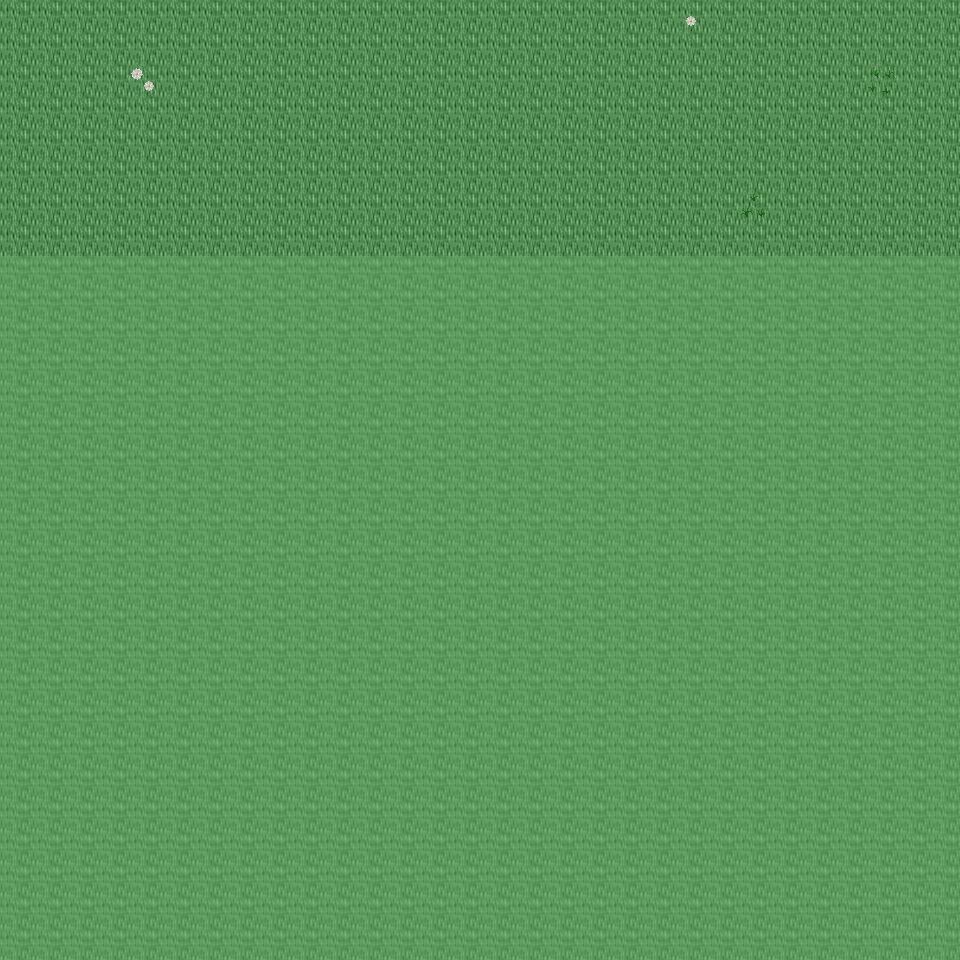

This game map was drawn from its Tiled (.tmx) file and the tilesets committed beside it. A one-line description and the trimmed map source follow:
An orthogonal 30x30 tile map with 32x32 px tiles, 6 tile layers (Ground, Object, Object2, Above, ...), 26 tilesets and 3 objects (3x mapchange).

<map version="1.0" orientation="orthogonal" renderorder="right-down" width="30" height="30" tilewidth="32" tileheight="32" nextobjectid="4">
  <tileset firstgid="1" name="tileset_ground_ground" tilewidth="32" tileheight="32" tilecount="33" columns="3">
    <image source="../drawable/tileset_ground_ground.png" width="96" height="352" />
  </tileset>
  <tileset firstgid="34" name="tileset_ground_ice_ice" tilewidth="32" tileheight="32" tilecount="3" columns="3">
    <image source="../drawable/tileset_ground_ice_ice.png" width="96" height="32" />
  </tileset>
  <tileset firstgid="37" name="tileset_plant_flower_daisy_white" tilewidth="32" tileheight="32" tilecount="8" columns="2">
    <image source="../drawable/tileset_plant_flower_daisy_white.png" width="64" height="128" />
  </tileset>
  <tileset firstgid="45" name="tileset_ground_rock_pebbles" tilewidth="32" tileheight="32" tilecount="3" columns="1">
    <image source="../drawable/tileset_ground_rock_pebbles.png" width="32" height="96" />
  </tileset>
  <tileset firstgid="48" name="tileset_plant_grasses" tilewidth="32" tileheight="32" tilecount="6" columns="3">
    <image source="../drawable/tileset_plant_grasses.png" width="96" height="64" />
  </tileset>
  <tileset firstgid="54" name="tileset_plant_leaves" tilewidth="32" tileheight="32" tilecount="8" columns="4">
    <image source="../drawable/tileset_plant_leaves.png" width="128" height="64" />
  </tileset>
  <tileset firstgid="62" name="tileset_ground_grass_edges" tilewidth="32" tileheight="32" tilecount="36" columns="12">
    <image source="../drawable/tileset_ground_grass_edges.png" width="384" height="96" />
  </tileset>
  <tileset firstgid="98" name="tileset_plant_flower_daisy_yellow" tilewidth="32" tileheight="32" tilecount="8" columns="2">
    <image source="../drawable/tileset_plant_flower_daisy_yellow.png" width="64" height="128" />
  </tileset>
  <tileset firstgid="106" name="tileset_plant_bush_bushes" tilewidth="32" tileheight="32" tilecount="10" columns="5">
    <image source="../drawable/tileset_plant_bush_bushes.png" width="160" height="64" />
  </tileset>
  <tileset firstgid="116" name="tileset_plant_stump_stump_brown" tilewidth="32" tileheight="32" tilecount="4" columns="2">
    <image source="../drawable/tileset_plant_stump_stump_brown.png" width="64" height="64" />
  </tileset>
  <tileset firstgid="120" name="tileset_plant_stump_stump_green" tilewidth="32" tileheight="32" tilecount="4" columns="2">
    <image source="../drawable/tileset_plant_stump_stump_green.png" width="64" height="64" />
  </tileset>
  <tileset firstgid="124" name="tileset_item_pot_pot_golden" tilewidth="32" tileheight="32" tilecount="4" columns="4">
    <image source="../drawable/tileset_item_pot_pot_golden.png" width="128" height="32" />
  </tileset>
  <tileset firstgid="128" name="tileset_plant_tree_tree_darkgreen" tilewidth="32" tileheight="32" tilecount="88" columns="8">
    <image source="../drawable/tileset_plant_tree_tree_darkgreen.png" width="256" height="352" />
  </tileset>
  <tileset firstgid="216" name="tileset_plant_flower_daisy_blue" tilewidth="32" tileheight="32" tilecount="8" columns="2">
    <image source="../drawable/tileset_plant_flower_daisy_blue.png" width="64" height="128" />
  </tileset>
  <tileset firstgid="224" name="tileset_ground_water_water_bubbles" tilewidth="32" tileheight="32" tilecount="32" columns="8">
    <image source="../drawable/tileset_ground_water_water_bubbles.png" width="256" height="128" />
  </tileset>
  <tileset firstgid="256" name="tileset_ground_water_pool" tilewidth="32" tileheight="32" tilecount="72" columns="3">
    <image source="../drawable/tileset_ground_water_pool.png" width="96" height="768" />
  </tileset>
  <tileset firstgid="328" name="tileset_building_castle" tilewidth="32" tileheight="32" tilecount="320" columns="20">
    <image source="../drawable/tileset_building_castle.png" width="640" height="512" />
  </tileset>
  <tileset firstgid="648" name="tileset_ground_cobbled_paving" tilewidth="32" tileheight="32" tilecount="1" columns="1">
    <image source="../drawable/tileset_ground_cobbled_paving.png" width="32" height="32" />
  </tileset>
  <tileset firstgid="649" name="tileset_ground_grass_corners" tilewidth="32" tileheight="32" tilecount="24" columns="6">
    <image source="../drawable/tileset_ground_grass_corners.png" width="192" height="128" />
  </tileset>
  <tileset firstgid="673" name="tileset_building_fence_fence_chunky" tilewidth="32" tileheight="32" tilecount="21" columns="3">
    <image source="../drawable/tileset_building_fence_fence_chunky.png" width="96" height="224" />
  </tileset>
  <tileset firstgid="694" name="tileset_item_sign_large" tilewidth="32" tileheight="32" tilecount="15" columns="5">
    <image source="../drawable/tileset_item_sign_large.png" width="160" height="96" />
  </tileset>
  <tileset firstgid="709" name="tileset_building_decoration_fancy_gate" tilewidth="32" tileheight="32" tilecount="12" columns="3">
    <image source="../drawable/tileset_building_decoration_fancy_gate.png" width="96" height="128" />
  </tileset>
  <tileset firstgid="721" name="tileset_logic_collision" tilewidth="32" tileheight="32" tilecount="1" columns="1">
    <image source="../drawable/tileset_logic_collision.png" width="32" height="32" />
  </tileset>
  <tileset firstgid="722" name="tileset_ground_green_paving" tilewidth="32" tileheight="32" tilecount="18" columns="3">
    <image source="../drawable/tileset_ground_green_paving.png" width="96" height="192" />
  </tileset>
  <tileset firstgid="740" name="tileset_item_hen_nest" tilewidth="32" tileheight="32" tilecount="1" columns="1">
    <image source="../drawable/tileset_item_hen_nest.png" width="32" height="32" />
  </tileset>
  <tileset firstgid="741" name="tileset_building_barnyard" tilewidth="32" tileheight="32" tilecount="200" columns="8">
    <image source="../drawable/tileset_building_barnyard.png" width="256" height="800" />
  </tileset>
  <layer name="Ground" width="30" height="30">
    <data>[900 cells, 240 non-empty, 1 distinct tile ids]</data>
  </layer>
  <layer name="Object" width="30" height="30">
    <data>[900 cells, 4 non-empty, 4 distinct tile ids]</data>
  </layer>
  <layer name="Object2" width="30" height="30">
    <data>[900 cells, 0 non-empty, 0 distinct tile ids]</data>
  </layer>
  <layer name="Above" width="30" height="30">
    <data>[900 cells, 0 non-empty, 0 distinct tile ids]</data>
  </layer>
  <layer name="Above2" width="30" height="30">
    <data>[900 cells, 0 non-empty, 0 distinct tile ids]</data>
  </layer>
  <layer name="Walkable" width="30" height="30">
    <data>[900 cells, 660 non-empty, 1 distinct tile ids]</data>
  </layer>
  <objectgroup name="MapEvents">
    <object id="1" name="north" type="mapchange" x="0" y="0" width="960" height="32">
      <properties>
        <property name="map" value="0_ados_mountain_n2_w2_x1_y3" />
        <property name="place" value="south" />
      </properties>
    </object>
    <object id="2" name="west" type="mapchange" x="0" y="0" width="32" height="256">
      <properties>
        <property name="map" value="0_ados_mountain_n2_w2_x0_y4" />
        <property name="place" value="east" />
      </properties>
    </object>
    <object id="3" name="east" type="mapchange" x="928" y="0" width="32" height="256">
      <properties>
        <property name="map" value="0_ados_mountain_n2_w2_x2_y4" />
        <property name="place" value="west" />
      </properties>
    </object>
  </objectgroup>
</map>
